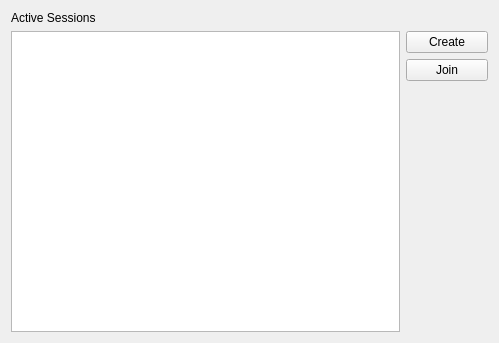
<ui version="4.0" >
 <class>ConnectionManager</class>
 <widget class="QWidget" name="ConnectionManager" >
  <property name="geometry" >
   <rect>
    <x>0</x>
    <y>0</y>
    <width>499</width>
    <height>343</height>
   </rect>
  </property>
  <property name="windowTitle" >
   <string>Form</string>
  </property>
  <layout class="QVBoxLayout" name="verticalLayout_2" >
   <item>
    <widget class="QLabel" name="label" >
     <property name="text" >
      <string>Active Sessions</string>
     </property>
    </widget>
   </item>
   <item>
    <layout class="QHBoxLayout" name="horizontalLayout" >
     <item>
      <widget class="QListWidget" name="sessionListWidget" >
       <property name="sortingEnabled" >
        <bool>true</bool>
       </property>
      </widget>
     </item>
     <item>
      <layout class="QVBoxLayout" name="verticalLayout" >
       <item>
        <widget class="QPushButton" name="sessionNewButton" >
         <property name="text" >
          <string>Create</string>
         </property>
        </widget>
       </item>
       <item>
        <widget class="QPushButton" name="sessionJoinButton" >
         <property name="text" >
          <string>Join</string>
         </property>
        </widget>
       </item>
       <item>
        <spacer name="verticalSpacer" >
         <property name="orientation" >
          <enum>Qt::Vertical</enum>
         </property>
         <property name="sizeHint" stdset="0" >
          <size>
           <width>82</width>
           <height>168</height>
          </size>
         </property>
        </spacer>
       </item>
      </layout>
     </item>
    </layout>
   </item>
  </layout>
 </widget>
 <resources/>
 <connections/>
</ui>
